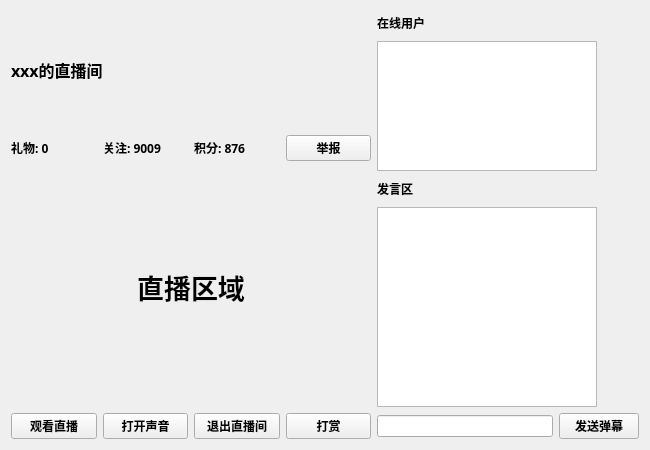
<?xml version="1.0" encoding="UTF-8"?>
<ui version="4.0">
 <class>LiveWatch</class>
 <widget class="QWidget" name="LiveWatch">
  <property name="geometry">
   <rect>
    <x>0</x>
    <y>0</y>
    <width>650</width>
    <height>450</height>
   </rect>
  </property>
  <property name="minimumSize">
   <size>
    <width>650</width>
    <height>450</height>
   </size>
  </property>
  <property name="maximumSize">
   <size>
    <width>650</width>
    <height>450</height>
   </size>
  </property>
  <property name="windowTitle">
   <string>Form</string>
  </property>
  <layout class="QVBoxLayout" name="verticalLayout_5">
   <item>
    <layout class="QHBoxLayout" name="horizontalLayout_5">
     <item>
      <layout class="QVBoxLayout" name="verticalLayout_4">
       <item>
        <layout class="QVBoxLayout" name="verticalLayout_3">
         <property name="sizeConstraint">
          <enum>QLayout::SetMinAndMaxSize</enum>
         </property>
         <item>
          <layout class="QHBoxLayout" name="horizontalLayout_2">
           <property name="sizeConstraint">
            <enum>QLayout::SetMinAndMaxSize</enum>
           </property>
           <item>
            <widget class="QLabel" name="label_roomName">
             <property name="font">
              <font>
               <family>微软雅黑</family>
               <pointsize>12</pointsize>
               <weight>75</weight>
               <bold>true</bold>
              </font>
             </property>
             <property name="text">
              <string>xxx的直播间</string>
             </property>
            </widget>
           </item>
           <item>
            <widget class="QLabel" name="label_ownerName">
             <property name="text">
              <string/>
             </property>
            </widget>
           </item>
          </layout>
         </item>
         <item>
          <layout class="QHBoxLayout" name="horizontalLayout_3">
           <item>
            <widget class="QLabel" name="label_gift">
             <property name="font">
              <font>
               <family>微软雅黑</family>
               <weight>75</weight>
               <bold>true</bold>
              </font>
             </property>
             <property name="text">
              <string>礼物: 0</string>
             </property>
            </widget>
           </item>
           <item>
            <widget class="QLabel" name="label_5">
             <property name="font">
              <font>
               <family>微软雅黑</family>
               <weight>75</weight>
               <bold>true</bold>
              </font>
             </property>
             <property name="text">
              <string>关注: 9009</string>
             </property>
            </widget>
           </item>
           <item>
            <widget class="QLabel" name="label_6">
             <property name="font">
              <font>
               <family>微软雅黑</family>
               <weight>75</weight>
               <bold>true</bold>
              </font>
             </property>
             <property name="text">
              <string>积分: 876</string>
             </property>
            </widget>
           </item>
           <item>
            <widget class="QPushButton" name="pushButton_3">
             <property name="font">
              <font>
               <family>微软雅黑</family>
               <weight>75</weight>
               <bold>true</bold>
              </font>
             </property>
             <property name="text">
              <string>举报</string>
             </property>
            </widget>
           </item>
          </layout>
         </item>
        </layout>
       </item>
       <item>
        <widget class="QLabel" name="label_video">
         <property name="minimumSize">
          <size>
           <width>360</width>
           <height>240</height>
          </size>
         </property>
         <property name="maximumSize">
          <size>
           <width>360</width>
           <height>240</height>
          </size>
         </property>
         <property name="font">
          <font>
           <family>微软雅黑</family>
           <pointsize>20</pointsize>
           <weight>75</weight>
           <bold>true</bold>
          </font>
         </property>
         <property name="text">
          <string>&lt;html&gt;&lt;head/&gt;&lt;body&gt;&lt;p align=&quot;center&quot;&gt;直播区域&lt;/p&gt;&lt;/body&gt;&lt;/html&gt;</string>
         </property>
        </widget>
       </item>
       <item>
        <layout class="QHBoxLayout" name="horizontalLayout_4">
         <item>
          <widget class="QPushButton" name="btn_watch">
           <property name="font">
            <font>
             <family>微软雅黑</family>
             <weight>75</weight>
             <bold>true</bold>
            </font>
           </property>
           <property name="text">
            <string>观看直播</string>
           </property>
          </widget>
         </item>
         <item>
          <widget class="QPushButton" name="btn_sound">
           <property name="font">
            <font>
             <family>微软雅黑</family>
             <weight>75</weight>
             <bold>true</bold>
            </font>
           </property>
           <property name="text">
            <string>打开声音</string>
           </property>
          </widget>
         </item>
         <item>
          <widget class="QPushButton" name="btn_quit">
           <property name="font">
            <font>
             <family>微软雅黑</family>
             <weight>75</weight>
             <bold>true</bold>
            </font>
           </property>
           <property name="text">
            <string>退出直播间</string>
           </property>
          </widget>
         </item>
         <item>
          <widget class="QPushButton" name="btn_gift">
           <property name="font">
            <font>
             <family>微软雅黑</family>
             <weight>75</weight>
             <bold>true</bold>
            </font>
           </property>
           <property name="text">
            <string>打赏</string>
           </property>
          </widget>
         </item>
        </layout>
       </item>
      </layout>
     </item>
     <item>
      <layout class="QVBoxLayout" name="verticalLayout_2">
       <item>
        <layout class="QVBoxLayout" name="verticalLayout">
         <item>
          <widget class="QLabel" name="label">
           <property name="font">
            <font>
             <family>微软雅黑</family>
             <weight>75</weight>
             <bold>true</bold>
            </font>
           </property>
           <property name="text">
            <string>在线用户</string>
           </property>
          </widget>
         </item>
         <item>
          <widget class="QListWidget" name="list_onlineUserName">
           <property name="minimumSize">
            <size>
             <width>220</width>
             <height>130</height>
            </size>
           </property>
           <property name="maximumSize">
            <size>
             <width>220</width>
             <height>130</height>
            </size>
           </property>
          </widget>
         </item>
         <item>
          <widget class="QLabel" name="label_2">
           <property name="font">
            <font>
             <family>微软雅黑</family>
             <weight>75</weight>
             <bold>true</bold>
            </font>
           </property>
           <property name="text">
            <string>发言区</string>
           </property>
          </widget>
         </item>
         <item>
          <widget class="QListWidget" name="list_danmu">
           <property name="minimumSize">
            <size>
             <width>220</width>
             <height>200</height>
            </size>
           </property>
           <property name="maximumSize">
            <size>
             <width>220</width>
             <height>200</height>
            </size>
           </property>
          </widget>
         </item>
        </layout>
       </item>
       <item>
        <layout class="QHBoxLayout" name="horizontalLayout">
         <item>
          <widget class="QLineEdit" name="line_danmuSend"/>
         </item>
         <item>
          <widget class="QPushButton" name="btn_danmuSend">
           <property name="font">
            <font>
             <family>微软雅黑</family>
             <weight>75</weight>
             <bold>true</bold>
            </font>
           </property>
           <property name="text">
            <string>发送弹幕</string>
           </property>
          </widget>
         </item>
        </layout>
       </item>
      </layout>
     </item>
    </layout>
   </item>
  </layout>
 </widget>
 <resources/>
 <connections/>
</ui>
